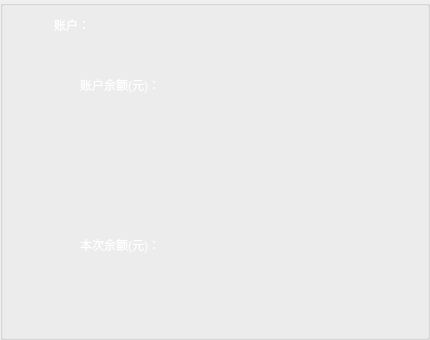
   <widget class="QGroupBox" name="groupBox_teller">
    <property name="geometry">
     <rect>
      <x>10</x>
      <y>90</y>
      <width>430</width>
      <height>340</height>
     </rect>
    </property>
    <property name="styleSheet">
     <string notr="true">QGroupBox#groupBox_teller{border:none;}
</string>
    </property>
    <property name="title">
     <string/>
    </property>
    <widget class="QLabel" name="label_cardNumber_teller">
     <property name="geometry">
      <rect>
       <x>90</x>
       <y>10</y>
       <width>240</width>
       <height>30</height>
      </rect>
     </property>
     <property name="styleSheet">
      <string notr="true">color: rgb(255, 255, 255);
font: 500 14pt &quot;Ubuntu&quot;;</string>
     </property>
     <property name="lineWidth">
      <number>1</number>
     </property>
     <property name="text">
      <string/>
     </property>
    </widget>
    <widget class="QLabel" name="label_cardNumber_title_teller">
     <property name="geometry">
      <rect>
       <x>10</x>
       <y>10</y>
       <width>80</width>
       <height>30</height>
      </rect>
     </property>
     <property name="styleSheet">
      <string notr="true">color: rgb(255, 255, 255);
font: 500 14pt &quot;Ubuntu&quot;;</string>
     </property>
     <property name="lineWidth">
      <number>1</number>
     </property>
     <property name="text">
      <string>账户：</string>
     </property>
     <property name="alignment">
      <set>Qt::AlignRight|Qt::AlignTrailing|Qt::AlignVCenter</set>
     </property>
    </widget>
    <widget class="QLabel" name="label_remainMoneys">
     <property name="geometry">
      <rect>
       <x>160</x>
       <y>220</y>
       <width>220</width>
       <height>50</height>
      </rect>
     </property>
     <property name="styleSheet">
      <string notr="true">color: rgb(255, 255, 255);
font: 500 24pt &quot;Ubuntu&quot;;</string>
     </property>
     <property name="lineWidth">
      <number>1</number>
     </property>
     <property name="text">
      <string/>
     </property>
    </widget>
    <widget class="QLabel" name="label_remainMoneys_title">
     <property name="geometry">
      <rect>
       <x>10</x>
       <y>230</y>
       <width>150</width>
       <height>30</height>
      </rect>
     </property>
     <property name="styleSheet">
      <string notr="true">color: rgb(255, 255, 255);
font: 500 16pt &quot;Ubuntu&quot;;</string>
     </property>
     <property name="lineWidth">
      <number>1</number>
     </property>
     <property name="text">
      <string>本次余额(元)：</string>
     </property>
     <property name="alignment">
      <set>Qt::AlignRight|Qt::AlignTrailing|Qt::AlignVCenter</set>
     </property>
    </widget>
    <widget class="QLabel" name="label_remainMoney_teller">
     <property name="geometry">
      <rect>
       <x>160</x>
       <y>70</y>
       <width>220</width>
       <height>30</height>
      </rect>
     </property>
     <property name="styleSheet">
      <string notr="true">color: rgb(255, 255, 255);
font: 500 16pt &quot;Ubuntu&quot;;</string>
     </property>
     <property name="lineWidth">
      <number>1</number>
     </property>
     <property name="text">
      <string/>
     </property>
    </widget>
    <widget class="QLabel" name="label_remainMoney_title_teller">
     <property name="geometry">
      <rect>
       <x>10</x>
       <y>70</y>
       <width>150</width>
       <height>30</height>
      </rect>
     </property>
     <property name="styleSheet">
      <string notr="true">color: rgb(255, 255, 255);
font: 500 16pt &quot;Ubuntu&quot;;</string>
     </property>
     <property name="lineWidth">
      <number>1</number>
     </property>
     <property name="text">
      <string>账户余额(元)：</string>
     </property>
     <property name="alignment">
      <set>Qt::AlignRight|Qt::AlignTrailing|Qt::AlignVCenter</set>
     </property>
    </widget>
   </widget>
